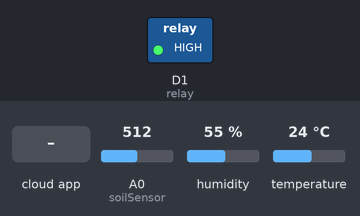
Simulated run of this sketch. Board: ESP8266 (NodeMCU). Parts: switched loads named in the sketch (green lamp = pin HIGH). Inputs (shaded band) come from the test bench; at power-on: A0 (soilSensor) = 512, humidity 55 %, temperature 24 °C. WiFi joins after 1.5 s; servers stay silent unless stated; the Firebase database answers and starts empty; what the sketch prints to the serial monitor is not drawn.

Above: at 3.7 s.
3.8 s: the phone or cloud app sets Motor to 1
At 8.3 s:
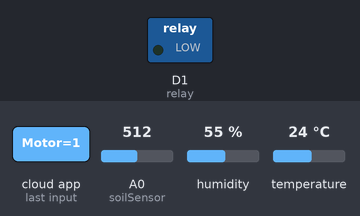
13.6 s: the phone or cloud app sets Motor to 0
At 17.2 s:
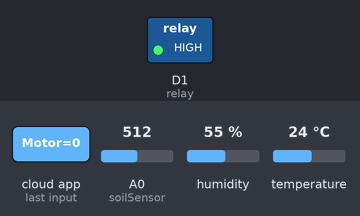
Timing chart, 0 to 18.7 s (numbered marks = the images above; inputs shaded):
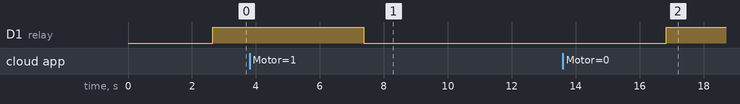

Measured:
- after the input at 3.8 s, D1 (relay): HIGH → LOW after 3.6 s
- after the input at 13.6 s, D1 (relay): LOW → HIGH after 3.2 s

The sketch:

FirebaseDemo_ESP8266.ino
```cpp
#include <ESP8266WiFi.h>
#include <FirebaseArduino.h>
#include<DHT.h>

// Set these to run example.
#define FIREBASE_HOST "esp8266-5c13b-default-rtdb.firebaseio.com"
#define FIREBASE_AUTH "y6otq3jBZxjr87uo8urUMoSgmNur7lh4WF6WceB9"
#define WIFI_SSID "Irshadkaularikar"
#define WIFI_PASSWORD "irshad787"

#define soilSensor A0
#define DHTPIN D4
#define DHTTYPE DHT11
DHT dht(DHTPIN,DHTTYPE);

const int relay = 5;

void setup() {
  Serial.begin(9600);
  delay(1000);
  WiFi.begin(WIFI_SSID, WIFI_PASSWORD);                                     //try to connect with wifi
  Serial.print("Connecting to ");
  Serial.print(WIFI_SSID);
  pinMode(relay, OUTPUT);
  while (WiFi.status() != WL_CONNECTED) {
    Serial.print(".");
    delay(500);
  }
  Serial.println();
  Serial.print("Connected to ");
  Serial.println(WIFI_SSID);
  Serial.print("IP Address is : ");
  Serial.println(WiFi.localIP());                                            //print local IP address
  Firebase.begin(FIREBASE_HOST, FIREBASE_AUTH);                              // connect to firebase
  dht.begin();                                                               //Start reading dht sensor
}

void motor(int m){
  if(m==1)
  {
  digitalWrite(relay, LOW);
  Serial.println("Current Flowing");
  delay(100);
  }
  else if(m==0){
  digitalWrite(relay, HIGH);
  Serial.println("Current not Flowing");
  delay(100);
  }
}

void loop() {
  int mot=Firebase.getInt("Motor");                                  //setup path and send readings
  motor(mot);
  float h = dht.readHumidity();                                              // Reading temperature or humidity takes about 250 milliseconds!
  float t = dht.readTemperature();                                           // Read temperature as Celsius (the default)
  int   s=analogRead(soilSensor);

  if (isnan(h) || isnan(t)) {                                                // Check if any reads failed and exit early (to try again).
    Serial.println(F("Failed to read from DHT sensor!"));
    return;
  }

  String fireSoil = String(s);
  String fireHumid = String(h) + String("%");                                         //convert integer humidity to string humidity
  String fireTemp = String(t) + String("°C");                                                     //convert integer temperature to string temperature
  delay(4000);

  Firebase.setString("Humidity", fireHumid);                                  //setup path and send readings
  Firebase.setString("Temperature", fireTemp);                                //setup path and send readings
  Firebase.setString("Moisture", fireSoil);                                //setup path and send readings


}
```
